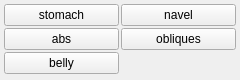
<?xml version="1.0" encoding="UTF-8"?>
<ui version="4.0">
 <class>body_parts_stomach_menu</class>
 <widget class="QWidget" name="body_parts_stomach_menu">
  <property name="geometry">
   <rect><x>0</x><y>0</y><width>240</width><height>80</height></rect>
  </property>
  <layout class="QGridLayout" name="grid">
   <property name="leftMargin"><number>4</number></property>
   <property name="topMargin"><number>4</number></property>
   <property name="rightMargin"><number>4</number></property>
   <property name="bottomMargin"><number>4</number></property>
   <property name="horizontalSpacing"><number>2</number></property>
   <property name="verticalSpacing"><number>2</number></property>
   <item row="0" column="0">
    <widget class="QPushButton" name="chk_stomach">
     <property name="checkable"><bool>true</bool></property>
     <property name="text"><string>stomach</string></property>
     <property name="tags" stdset="0"><string>stomach</string></property>
    </widget>
   </item>
   <item row="1" column="0">
    <widget class="QPushButton" name="chk_abs">
     <property name="checkable"><bool>true</bool></property>
     <property name="text"><string>abs</string></property>
     <property name="tags" stdset="0"><string>abs</string></property>
    </widget>
   </item>
   <item row="2" column="0">
    <widget class="QPushButton" name="chk_belly">
     <property name="checkable"><bool>true</bool></property>
     <property name="text"><string>belly</string></property>
     <property name="tags" stdset="0"><string>belly</string></property>
    </widget>
   </item>
   <item row="0" column="1">
    <widget class="QPushButton" name="chk_navel">
     <property name="checkable"><bool>true</bool></property>
     <property name="text"><string>navel</string></property>
     <property name="tags" stdset="0"><string>navel</string></property>
    </widget>
   </item>
   <item row="1" column="1">
    <widget class="QPushButton" name="chk_obliques">
     <property name="checkable"><bool>true</bool></property>
     <property name="text"><string>obliques</string></property>
     <property name="tags" stdset="0"><string>obliques</string></property>
    </widget>
   </item>
  </layout>
 </widget>
 <resources/>
 <connections/>
</ui>
